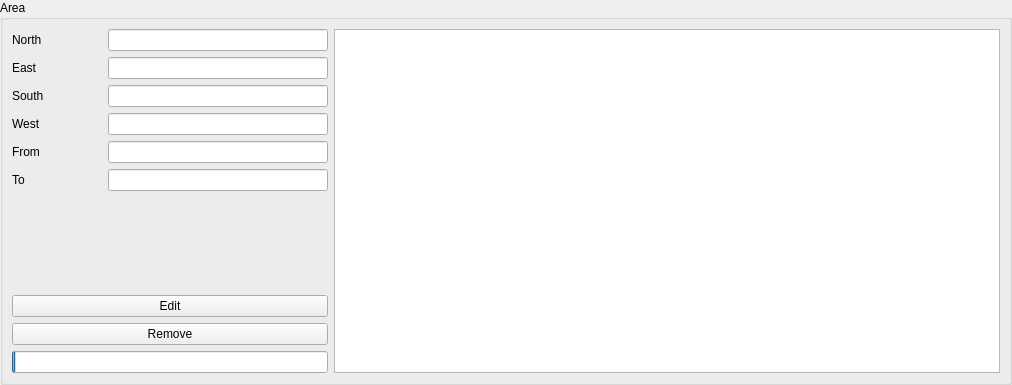
<?xml version="1.0" encoding="UTF-8"?>
<ui version="4.0">
 <class>CrossingPanel</class>
 <widget class="QWidget" name="CrossingPanel">
  <property name="geometry">
   <rect>
    <x>0</x>
    <y>0</y>
    <width>1012</width>
    <height>385</height>
   </rect>
  </property>
  <property name="sizePolicy">
   <sizepolicy hsizetype="Preferred" vsizetype="Fixed">
    <horstretch>0</horstretch>
    <verstretch>0</verstretch>
   </sizepolicy>
  </property>
  <property name="windowTitle">
   <string>Form</string>
  </property>
  <layout class="QVBoxLayout" name="verticalLayout">
   <property name="leftMargin">
    <number>0</number>
   </property>
   <property name="topMargin">
    <number>0</number>
   </property>
   <property name="rightMargin">
    <number>0</number>
   </property>
   <property name="bottomMargin">
    <number>0</number>
   </property>
   <item>
    <widget class="QGroupBox" name="wrap">
     <property name="title">
      <string>Area</string>
     </property>
     <layout class="QHBoxLayout" name="horizontalLayout_2">
      <item>
       <layout class="QHBoxLayout" name="horizontalLayout">
        <item>
         <layout class="QVBoxLayout" name="verticalLayout_2">
          <item>
           <layout class="QFormLayout" name="formLayout">
            <property name="sizeConstraint">
             <enum>QLayout::SetDefaultConstraint</enum>
            </property>
            <property name="formAlignment">
             <set>Qt::AlignLeading|Qt::AlignLeft|Qt::AlignTop</set>
            </property>
            <item row="0" column="0">
             <widget class="QLabel" name="label_1">
              <property name="minimumSize">
               <size>
                <width>90</width>
                <height>0</height>
               </size>
              </property>
              <property name="text">
               <string>North</string>
              </property>
             </widget>
            </item>
            <item row="0" column="1">
             <widget class="QLineEdit" name="north">
              <property name="sizePolicy">
               <sizepolicy hsizetype="Fixed" vsizetype="Fixed">
                <horstretch>0</horstretch>
                <verstretch>0</verstretch>
               </sizepolicy>
              </property>
              <property name="minimumSize">
               <size>
                <width>220</width>
                <height>0</height>
               </size>
              </property>
              <property name="readOnly">
               <bool>true</bool>
              </property>
             </widget>
            </item>
            <item row="1" column="0">
             <widget class="QLabel" name="label_2">
              <property name="minimumSize">
               <size>
                <width>90</width>
                <height>0</height>
               </size>
              </property>
              <property name="text">
               <string>East</string>
              </property>
             </widget>
            </item>
            <item row="1" column="1">
             <widget class="QLineEdit" name="east">
              <property name="sizePolicy">
               <sizepolicy hsizetype="Fixed" vsizetype="Fixed">
                <horstretch>0</horstretch>
                <verstretch>0</verstretch>
               </sizepolicy>
              </property>
              <property name="minimumSize">
               <size>
                <width>220</width>
                <height>0</height>
               </size>
              </property>
              <property name="readOnly">
               <bool>true</bool>
              </property>
             </widget>
            </item>
            <item row="2" column="0">
             <widget class="QLabel" name="label_3">
              <property name="minimumSize">
               <size>
                <width>90</width>
                <height>0</height>
               </size>
              </property>
              <property name="text">
               <string>South</string>
              </property>
             </widget>
            </item>
            <item row="2" column="1">
             <widget class="QLineEdit" name="south">
              <property name="sizePolicy">
               <sizepolicy hsizetype="Fixed" vsizetype="Fixed">
                <horstretch>0</horstretch>
                <verstretch>0</verstretch>
               </sizepolicy>
              </property>
              <property name="minimumSize">
               <size>
                <width>220</width>
                <height>0</height>
               </size>
              </property>
              <property name="readOnly">
               <bool>true</bool>
              </property>
             </widget>
            </item>
            <item row="3" column="0">
             <widget class="QLabel" name="label_4">
              <property name="minimumSize">
               <size>
                <width>90</width>
                <height>0</height>
               </size>
              </property>
              <property name="text">
               <string>West</string>
              </property>
             </widget>
            </item>
            <item row="3" column="1">
             <widget class="QLineEdit" name="west">
              <property name="sizePolicy">
               <sizepolicy hsizetype="Fixed" vsizetype="Fixed">
                <horstretch>0</horstretch>
                <verstretch>0</verstretch>
               </sizepolicy>
              </property>
              <property name="minimumSize">
               <size>
                <width>220</width>
                <height>0</height>
               </size>
              </property>
              <property name="readOnly">
               <bool>true</bool>
              </property>
             </widget>
            </item>
            <item row="4" column="0">
             <widget class="QLabel" name="label_5">
              <property name="minimumSize">
               <size>
                <width>90</width>
                <height>0</height>
               </size>
              </property>
              <property name="text">
               <string>From</string>
              </property>
             </widget>
            </item>
            <item row="4" column="1">
             <widget class="QLineEdit" name="from">
              <property name="sizePolicy">
               <sizepolicy hsizetype="Fixed" vsizetype="Fixed">
                <horstretch>0</horstretch>
                <verstretch>0</verstretch>
               </sizepolicy>
              </property>
              <property name="minimumSize">
               <size>
                <width>220</width>
                <height>0</height>
               </size>
              </property>
              <property name="readOnly">
               <bool>true</bool>
              </property>
             </widget>
            </item>
            <item row="5" column="0">
             <widget class="QLabel" name="label_6">
              <property name="minimumSize">
               <size>
                <width>90</width>
                <height>0</height>
               </size>
              </property>
              <property name="text">
               <string>To</string>
              </property>
             </widget>
            </item>
            <item row="5" column="1">
             <widget class="QLineEdit" name="to">
              <property name="sizePolicy">
               <sizepolicy hsizetype="Fixed" vsizetype="Fixed">
                <horstretch>0</horstretch>
                <verstretch>0</verstretch>
               </sizepolicy>
              </property>
              <property name="minimumSize">
               <size>
                <width>220</width>
                <height>0</height>
               </size>
              </property>
              <property name="readOnly">
               <bool>true</bool>
              </property>
             </widget>
            </item>
           </layout>
          </item>
          <item>
           <spacer name="verticalSpacer">
            <property name="orientation">
             <enum>Qt::Vertical</enum>
            </property>
            <property name="sizeHint" stdset="0">
             <size>
              <width>20</width>
              <height>40</height>
             </size>
            </property>
           </spacer>
          </item>
          <item>
           <widget class="QPushButton" name="btnEdit">
            <property name="text">
             <string>Edit</string>
            </property>
           </widget>
          </item>
          <item>
           <widget class="QPushButton" name="btnRem">
            <property name="text">
             <string>Remove</string>
            </property>
           </widget>
          </item>
          <item>
           <widget class="QProgressBar" name="progress">
            <property name="sizePolicy">
             <sizepolicy hsizetype="Minimum" vsizetype="Fixed">
              <horstretch>0</horstretch>
              <verstretch>0</verstretch>
             </sizepolicy>
            </property>
            <property name="value">
             <number>1</number>
            </property>
            <property name="textVisible">
             <bool>false</bool>
            </property>
           </widget>
          </item>
         </layout>
        </item>
        <item>
         <widget class="QTableView" name="crossing">
          <property name="sizePolicy">
           <sizepolicy hsizetype="Expanding" vsizetype="Expanding">
            <horstretch>0</horstretch>
            <verstretch>0</verstretch>
           </sizepolicy>
          </property>
          <property name="minimumSize">
           <size>
            <width>0</width>
            <height>320</height>
           </size>
          </property>
         </widget>
        </item>
       </layout>
      </item>
     </layout>
    </widget>
   </item>
  </layout>
 </widget>
 <resources/>
 <connections/>
</ui>
